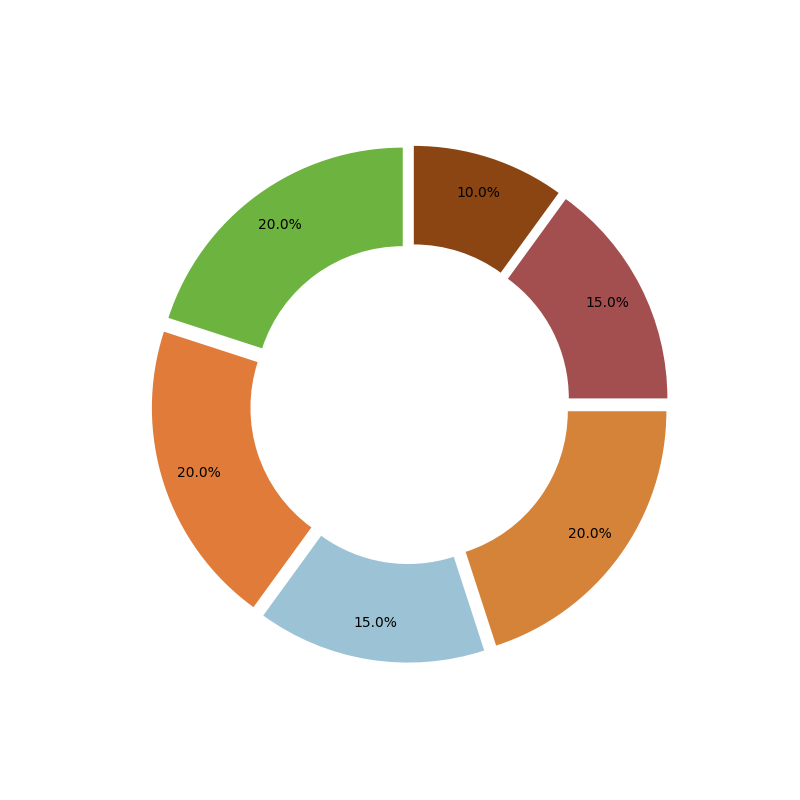

Recreate this plot in Python.
import matplotlib.pyplot as plt

# Data
consumption_percentages = [20, 20, 15, 20, 15, 10]
colors = ['#6db33f', '#e07b39', '#9cc3d5', '#d58339', '#a34f4f', '#8B4513']

# Create the figure and axes
fig, ax = plt.subplots(figsize=(8, 8), subplot_kw=dict(aspect="equal"))

# Donut chart
ax.pie(
    consumption_percentages, colors=colors,
    autopct='%1.1f%%', startangle=90, pctdistance=0.85, 
    wedgeprops=dict(width=0.4), explode=(0.05,) * len(consumption_percentages)
)

# Display the plot
plt.show()
